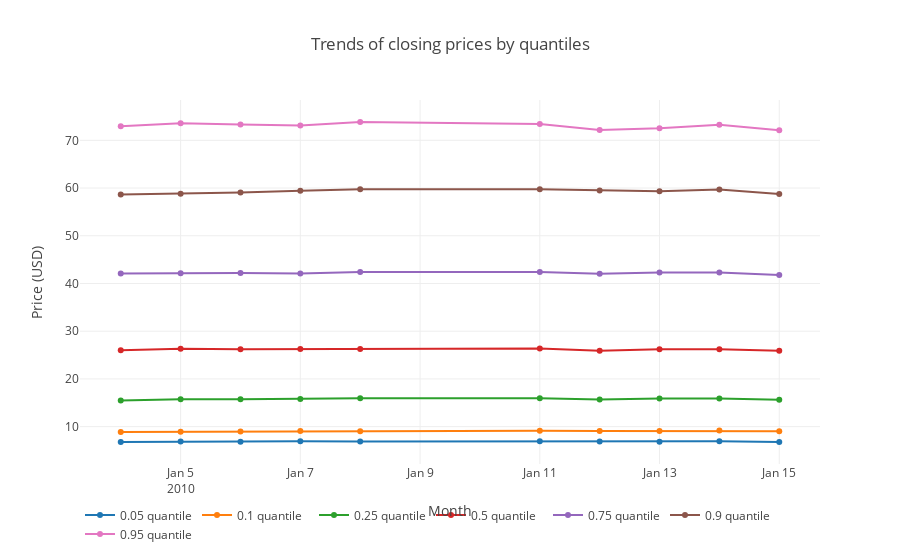

Here is the notebook cell this chart was saved with:
### Markdown cell above
Well, these were some random companies. But it would be more interesting to see general trends of prices.

### Code cell
data = []
#market_train_df['close'] = market_train_df['close'] / 20
for i in [0.05, 0.1, 0.25, 0.5, 0.75, 0.9, 0.95]:
    price_df = market_train_df.groupby('time')['close'].quantile(i).reset_index()

    data.append(go.Scatter(
        x = price_df['time'].dt.strftime(date_format='%Y-%m-%d').values,
        y = price_df['close'].values,
        name = f'{i} quantile'
    ))
layout = go.Layout(dict(title = "Trends of closing prices by quantiles",
                  xaxis = dict(title = 'Month'),
                  yaxis = dict(title = 'Price (USD)'),
                  ),legend=dict(
                orientation="h"))
py.iplot(dict(data=data, layout=layout), filename='basic-line')

### Figure 1 — Plotly figure (JSON) as saved in the notebook; plotly's stock layout.template omitted (floating-point values rounded to 4 significant figures)
{"data": [{"name": "0.05 quantile", "type": "scatter", "uid": "838a5450-73ed-4efe-ab91-5c6421aa2680", "x": ["2010-01-04", "2010-01-05", "2010-01-06", "2010-01-07", "2010-01-08", "2010-01-11", "2010-01-12", "2010-01-13", "2010-01-14", "2010-01-15"], "y": [6.77, 6.87, 6.831, 6.925, 6.896, 6.945, 6.91, 6.843, 6.912, 6.795]}, {"name": "0.1 quantile", "type": "scatter", "uid": "141cd603-12a9-4925-8e32-19de7f5a0516", "x": ["2010-01-04", "2010-01-05", "2010-01-06", "2010-01-07", "2010-01-08", "2010-01-11", "2010-01-12", "2010-01-13", "2010-01-14", "2010-01-15"], "y": [8.902, 8.94, 8.992, 9.088, 9.028, 9.132, 9.062, 9.105, 9.172, 9.058]}, {"name": "0.25 quantile", "type": "scatter", "uid": "5b13cf64-7a97-407d-bdb6-b574774fea7c", "x": ["2010-01-04", "2010-01-05", "2010-01-06", "2010-01-07", "2010-01-08", "2010-01-11", "2010-01-12", "2010-01-13", "2010-01-14", "2010-01-15"], "y": [15.49, 15.71, 15.72, 15.81, 15.96, 15.96, 15.69, 15.92, 15.91, 15.62]}, {"name": "0.5 quantile", "type": "scatter", "uid": "f4a3a0af-7544-4d11-96d8-3e9d6e15e5c9", "x": ["2010-01-04", "2010-01-05", "2010-01-06", "2010-01-07", "2010-01-08", "2010-01-11", "2010-01-12", "2010-01-13", "2010-01-14", "2010-01-15"], "y": [26.01, 26.3, 26.23, 26.27, 26.27, 26.35, 25.88, 26.23, 26.23, 25.91]}, {"name": "0.75 quantile", "type": "scatter", "uid": "212456ea-9299-442f-b3d0-f55c4a10cef3", "x": ["2010-01-04", "2010-01-05", "2010-01-06", "2010-01-07", "2010-01-08", "2010-01-11", "2010-01-12", "2010-01-13", "2010-01-14", "2010-01-15"], "y": [42.07, 42.12, 42.22, 42.08, 42.41, 42.42, 42.02, 42.29, 42.33, 41.77]}, {"name": "0.9 quantile", "type": "scatter", "uid": "e1787458-bcb0-4241-b16e-41de0556cd7e", "x": ["2010-01-04", "2010-01-05", "2010-01-06", "2010-01-07", "2010-01-08", "2010-01-11", "2010-01-12", "2010-01-13", "2010-01-14", "2010-01-15"], "y": [58.66, 58.79, 59.06, 59.45, 59.74, 59.75, 59.47, 59.34, 59.68, 58.77]}, {"name": "0.95 quantile", "type": "scatter", "uid": "ac0d4efb-dabf-49bb-9870-8d888394d0e0", "x": ["2010-01-04", "2010-01-05", "2010-01-06", "2010-01-07", "2010-01-08", "2010-01-11", "2010-01-12", "2010-01-13", "2010-01-14", "2010-01-15"], "y": [72.93, 73.57, 73.31, 73.11, 73.85, 73.42, 72.18, 72.52, 73.25, 72.12]}], "layout": {"legend": {"orientation": "h"}, "title": {"text": "Trends of closing prices by quantiles"}, "xaxis": {"title": {"text": "Month"}}, "yaxis": {"title": {"text": "Price (USD)"}}}}
